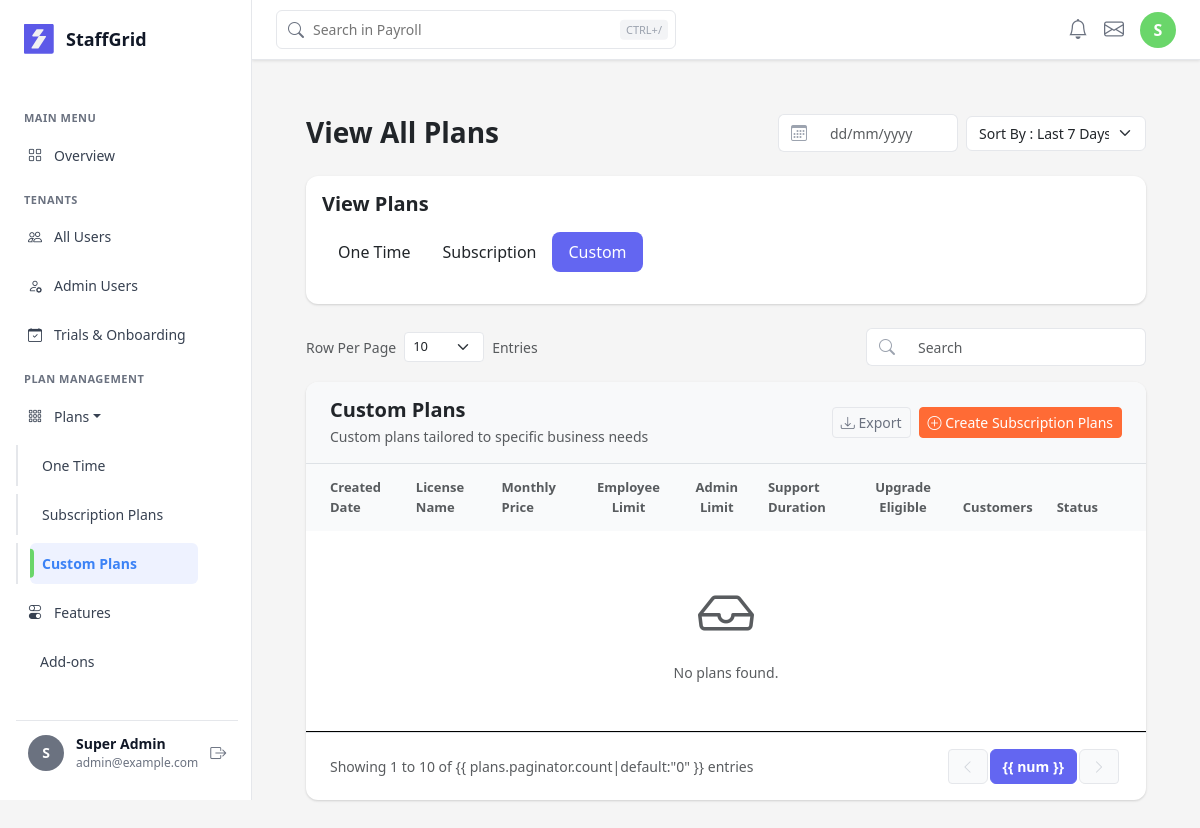
/plans/custom/ (signed in), run on an earlier commit of the app's database.
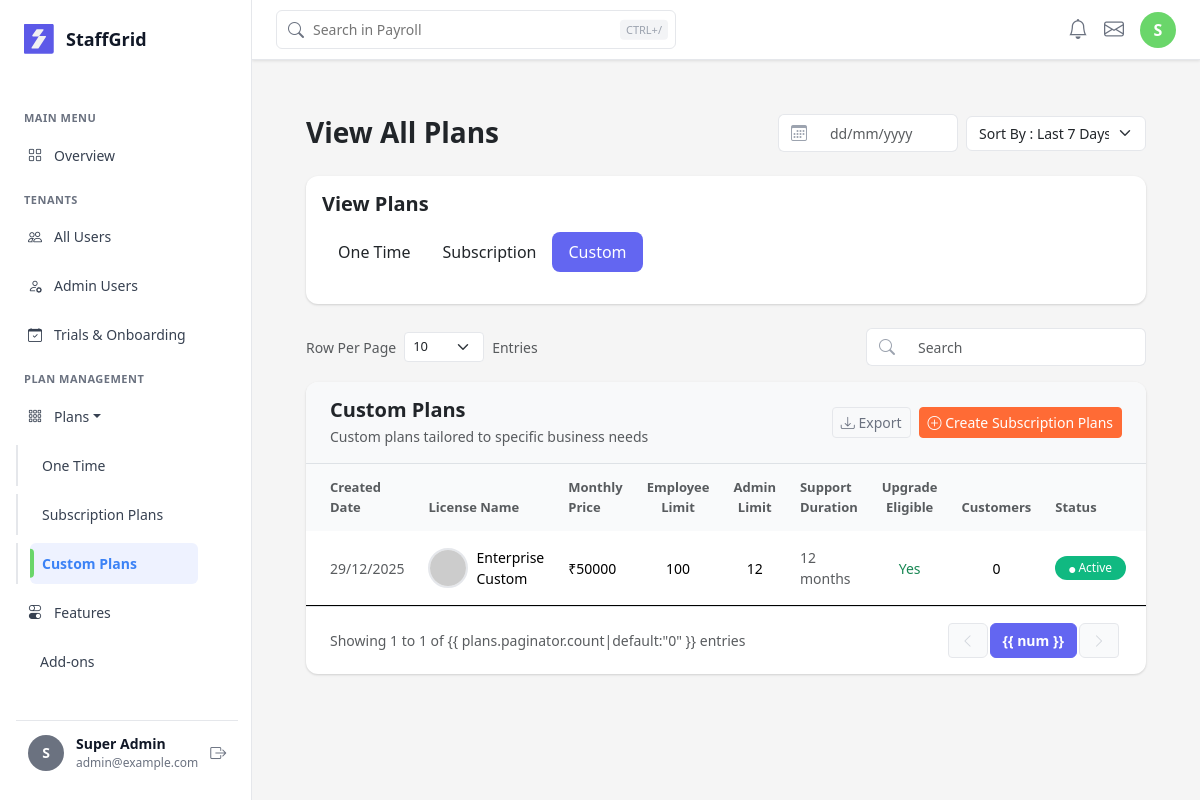
And on a later commit of the database.
### saas/models/plan.py (models this page shows, shortened)
class CustomEnterprisePlan(models.Model):
    STATUS_CHOICES = [
        ('active', 'Active'),
        ('inactive', 'Inactive'),
    ]
    created_date = models.DateTimeField(auto_now_add=True)
    company_name = models.CharField(max_length=150)
    company_email = models.EmailField()
    plan_name = models.CharField(max_length=150)
    employee_limit = models.IntegerField()
    contract_duration = models.IntegerField(help_text="Contract duration in months")
    monthly_price = models.DecimalField(max_digits=15, decimal_places=2)
    status = models.CharField(max_length=20, choices=STATUS_CHOICES, default='active')
    updated_at = models.DateTimeField(auto_now=True)
    class Meta:
        db_table = 'custom_enterprise_plans'
        ordering = ['-created_date']
        verbose_name = 'Custom Enterprise Plan'
        verbose_name_plural = 'Custom Enterprise Plans'

### saas/views/plan_views.py (the view)
# urls.py: path('custom/', custom_plans, name='custom_plans'),
@login_required(login_url='auth:login')
def custom_plans(request):
    if not is_super_admin(request.user):
        messages.error(request, 'You do not have permission to access plans.')
        return redirect('dashboard')
    plans = CustomEnterprisePlan.objects.all().order_by('-created_date')
    from django.core.paginator import Paginator
    paginator = Paginator(plans, 10)
    page_number = request.GET.get('page')
    page_obj = paginator.get_page(page_number)
    context = {
        'plans': page_obj,
        'page_title': 'Custom Plans',
        'plan_type': 'custom',
    }
    return render(request, 'plans/custom_plan.html', context)

### saas/auth_backend.py (called while the page is built)
    def get_user(self, user_id):
        try:
            return User.objects.get(pk=user_id)
        except User.DoesNotExist:
            return None

### saas/context_processors.py (called while the page is built)
def users_and_roles(request):
    users = CustomUser.objects.select_related('role').all()
    roles = Role.objects.prefetch_related('users').all()
    payments = PaymentTransaction.objects.select_related('tenant').all()[:5]
    return {
        'users': users,
        'roles': roles,
        'payments': payments,
    }

### saas/views/plan_views.py (called while the page is built)
def is_super_admin(user):
    return user.is_superuser or user.is_staff

### saas/templates/plans/custom_plan.html (shortened to what the changed rows need)
{% extends 'base.html' %}
{% load static %}
{% block content %}
<div class="container-fluid px-4 py-4">
    <div class="card border-0 shadow-sm">
        <div class="card-body p-0">
            <div class="table-responsive">
                <table class="table table-hover align-middle mb-0" id="plansTable">
                    <thead class="table-light">
                        <tr>
                            <th class="fw-semibold text-muted border-0 ps-4">Created Date</th>
                            <th class="fw-semibold text-muted border-0">License Name</th>
                            <th class="fw-semibold text-muted border-0">Monthly Price</th>
                            <th class="fw-semibold text-muted border-0 text-center">Employee Limit</th>
                            <th class="fw-semibold text-muted border-0 text-center">Admin Limit</th>
                            <th class="fw-semibold text-muted border-0">Support Duration</th>
                            <th class="fw-semibold text-muted border-0 text-center">Upgrade Eligible</th>
                            <th class="fw-semibold text-muted border-0 text-center">Customers</th>
                            <th class="fw-semibold text-muted border-0">Status</th>
                            <th class="fw-semibold text-muted border-0 pe-4"></th>
                        </tr>
                    </thead>
                    <tbody>
                        {% for plan in plans %}
                        <tr>
                            <td class="ps-4">
                                <span class="text-muted">{{ plan.created_date|date:"d/m/Y" }}</span>
                            </td>
                            <td>
                                <div class="d-flex align-items-center gap-2">
                                    <img src="{% static 'images/avatar-placeholder.png' %}" alt="{{ plan.plan_name }}"
                                        class="rounded-circle" width="40" height="40"
                                        onerror="this.src='https://ui-avatars.com/api/?name={{ plan.plan_name|urlencode }}&background=6366F1&color=fff&size=40'">
                                    <span class="fw-medium">{{ plan.plan_name }}</span>
                                </div>
                            </td>
                            <td>
                                <span class="fw-medium">₹{{ plan.monthly_price|floatformat:0 }}</span>
                            </td>
                            <td class="text-center">
                                <span>{{ plan.employee_limit }}</span>
                            </td>
                            <td class="text-center">
                                <span>{{ plan.contract_duration }}</span>
                            </td>
                            <td>
                                <span class="text-muted">{{ plan.contract_duration }} months</span>
                            </td>
                            <td class="text-center">
                                <span class="text-success">Yes</span>
                            </td>
                            <td class="text-center">
                                <span>0</span>
                            </td>
                            <td>
                                {% if plan.status == 'active' %}
                                <span class="badge rounded-pill px-3 py-2"
                                    style="background-color: #10B981; font-weight: 500;">
                                    <i class="bi bi-circle-fill" style="font-size: 6px;"></i> Active
                                </span>
                                {% else %}
                                <span class="badge rounded-pill bg-secondary px-3 py-2" style="font-weight: 500;">
                                    <i class="bi bi-circle-fill" style="font-size: 6px;"></i> Inactive
                                </span>
                                {% endif %}
                            </td>
                            <td class="pe-4">
                            </td>
                        </tr>
                        {% empty %}
                        <tr>
                            <td colspan="10" class="text-center py-5">
                                <div class="text-muted">
                                    <i class="bi bi-inbox display-4 d-block mb-3"></i>
                                    <p class="mb-0">No plans found.</p>
                                </div>
                            </td>
                        </tr>
                        {% endfor %}
                    </tbody>
                </table>
            </div>
            <div class="px-4 py-3 border-top">
                <div class="d-flex justify-content-between align-items-center">
                    <p class="text-muted small mb-0">
                        Showing {{ plans.start_index|default:"1" }} to {{ plans.end_index|default:"10" }} of {{
                        plans.paginator.count|default:"0" }} entries
                    </p>
                    <nav aria-label="Page navigation">
                        <ul class="pagination pagination-sm mb-0">
                            {% for num in plans.paginator.page_range %}
                            {% if plans.number == num %}
                            <li class="page-item active">
                                <span class="page-link" style="background-color: #6366F1; border-color: #6366F1;">{{ num
                                    }}</span>
                            </li>
                            {% elif num > plans.number|add:'-3' and num < plans.number|add:'3' %} <li class="page-item">
                                <a class="page-link" href="?page={{ num }}">{{ num }}</a>
                                </li>
                                {% endif %}
                                {% endfor %}
                        </ul>
                    </nav>
                </div>
            </div>
        </div>
    </div>
</div>
{% endblock %}

What changed in the data, as far as the page shows it:
added CustomEnterprisePlan: created_date "29/12/2025", plan_name "Enterprise Custom", monthly_price "50000", employee_limit "100", contract_duration "12", status "active" (drawn)
Also different on the page:
{{ plans.end_index|default:"10" }}: "10" → "1"
text no longer shown: "No plans found."
